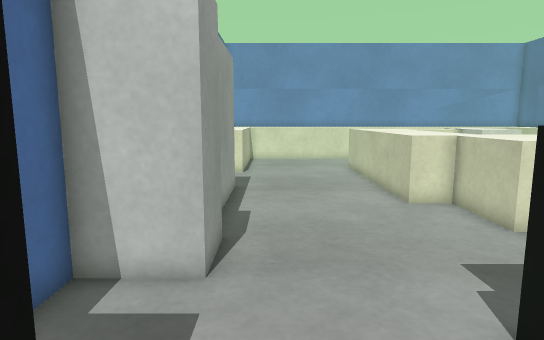
view 1 (above)

18 first-person views from a walk through a Gazebo world. The camera is 0.72 m above the floor, tilts 8° down and sees 75° across. The floor is counted in squares, 0.25 m on a side. Each view is taken from the middle of a square. On the plan, view 1 faces up. The plan holds only what a view shows up to about 20 squares ahead; the rest is blank. The place goes on beyond the plan. Robots are left out.

view 2
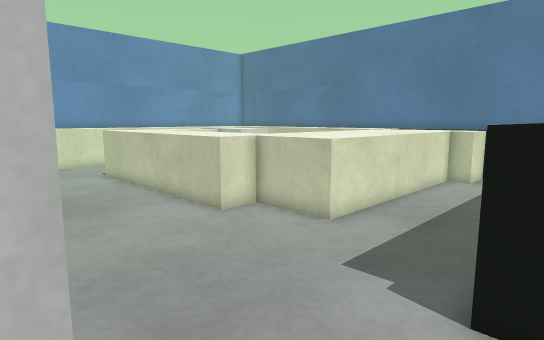

view 3
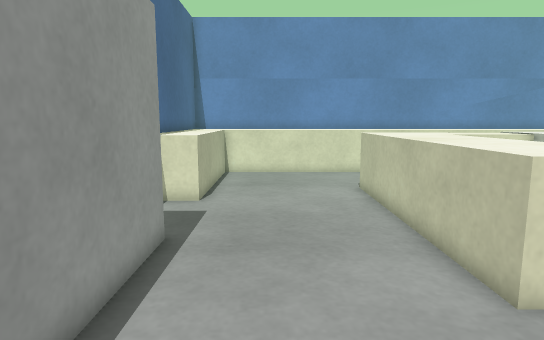

view 4
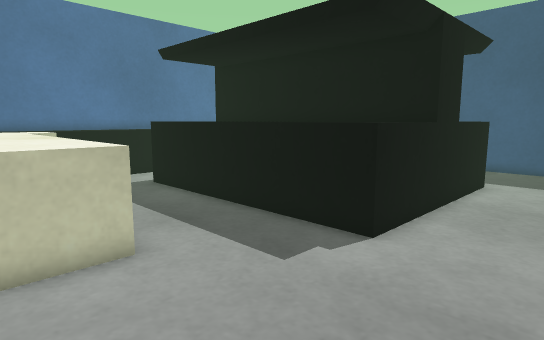

view 5
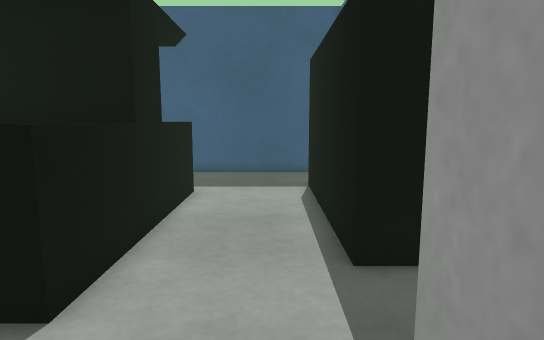

view 6
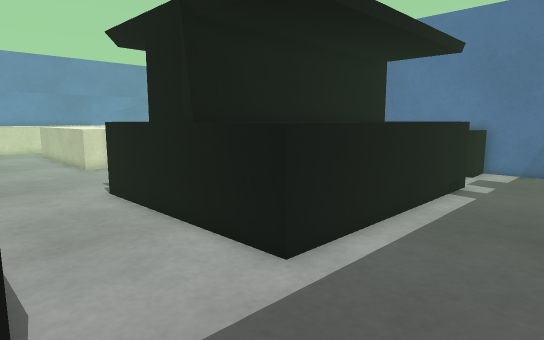

view 7
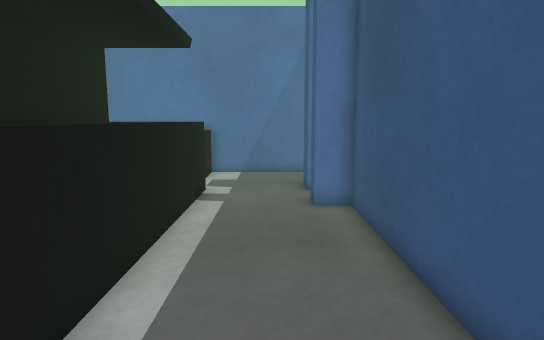

view 8
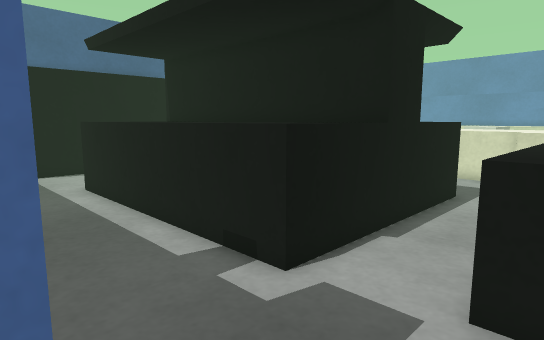

view 9
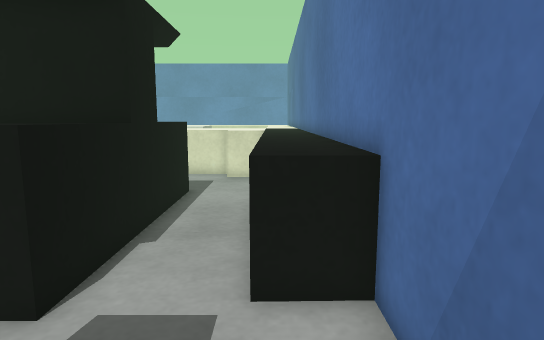

view 10
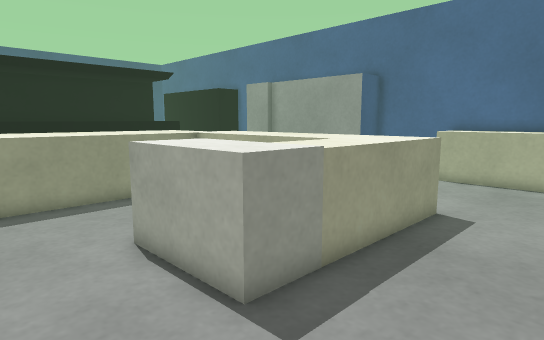

view 11
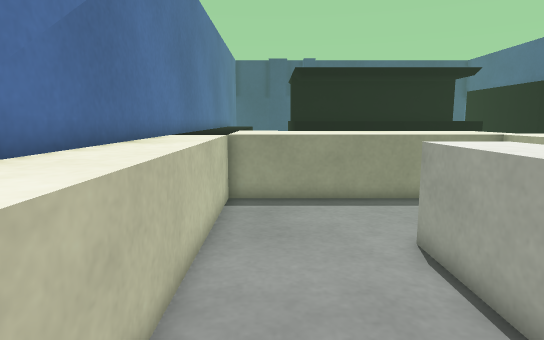

view 12
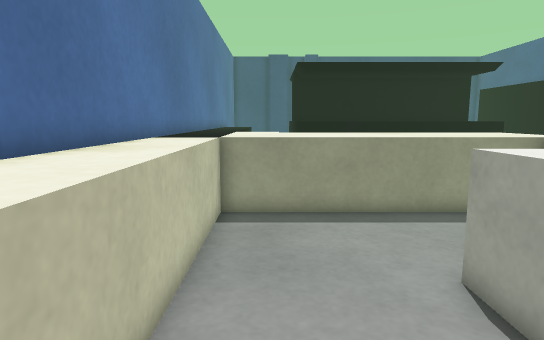

view 13
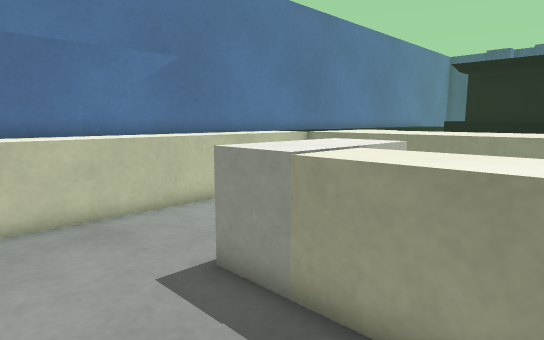

view 14
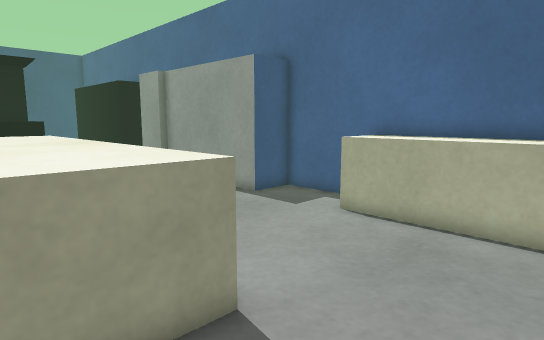

view 15
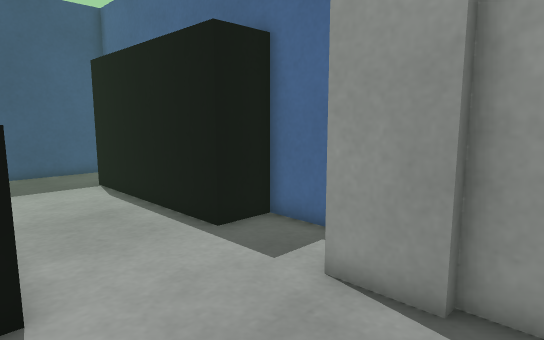

view 16
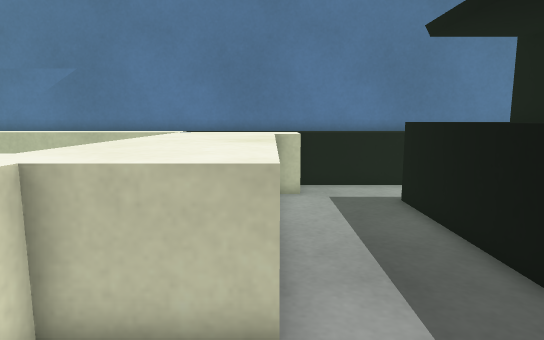

view 17
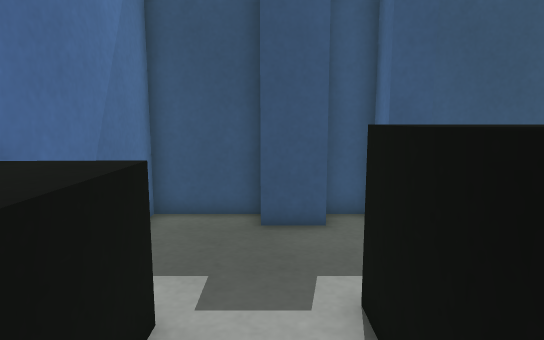

view 18
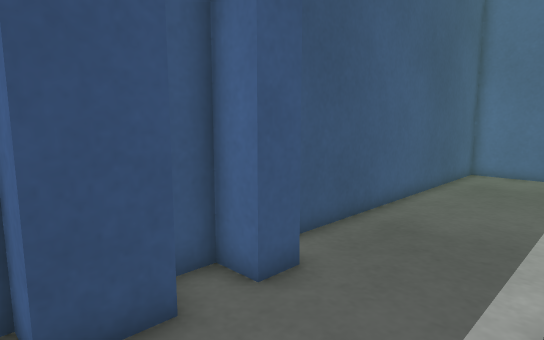

### Floor plan
Key: @ floor where view 1 was taken; # wall or solid block; . floor; = window, fence, low wall or low ledge; B white box.
Columns run from 4 left of view 1 to 20 right of it. Each row starts with its distance up from view 1.
 27  ##==================
 26  #=....... ..       .
 25  #=...................=#
 24  #=...................=#
 23  #=...................=#
 22 ##=......======BB.....=#
 21 ##=......=#####BB.....=#
 20 #==......=##===BB.....=#
 19 #........=#=   BB.....=#
 18 #........=#=   BB.....=#
 17 #........=#=    ......=#
 16 #........=#=   .......=#
 15 ###......=#=   .......=#
 14   #......=#=  ........=#
 13   #......=##==========##
 12   #......==#############
 11   #.......=##
 10   #.......=###########
  9   #.......==========####
  8   ##................==##
  7   ##..................=#
  6 ###...................=#
  5 #.....................=#
  4 #......============...=#
  3 #......=###   ####=...=#
  2 ###....=##      ##=...=#
  1   #....=#        #=...=#
  0   #.@..##        ##...=#
 -1   #....##        ##...=#
 -2   #....=         #=...=#
 -3   #....=         #=...=##
 -4   #....=##########=...=##
 -5   #....============...==#
 -6   #.....................#
 -7   #.....................#
 -8 #.......................#
 -9 #.......................#
-10 #...............##.##...#
-11 #########################

Where each view was taken, in squares from view 1:
view 1: 0 up, 0 right, facing up
view 2: 3 up, 2 left, facing up-right
view 3: 7 up, 1 right, facing up
view 4: 12 up, 1 left, facing down-right
view 5: 9 up, 0 right, facing down
view 6: 10 down, 2 left, facing up-right
view 7: 8 down, 0 right, facing right
view 8: 10 down, 19 right, facing up-left
view 9: 10 down, 18 right, facing up
view 10: 26 up, 16 right, facing down-left
view 11: 26 up, 16 right, facing down
view 12: 24 up, 16 right, facing down
view 13: 26 up, 7 right, facing down-right
view 14: 26 up, 8 right, facing down-left
view 15: 10 up, 4 right, facing down-left
view 16: 9 up, 2 right, facing right
view 17: 0 up, 16 right, facing down
view 18: 5 down, 17 right, facing down-left
